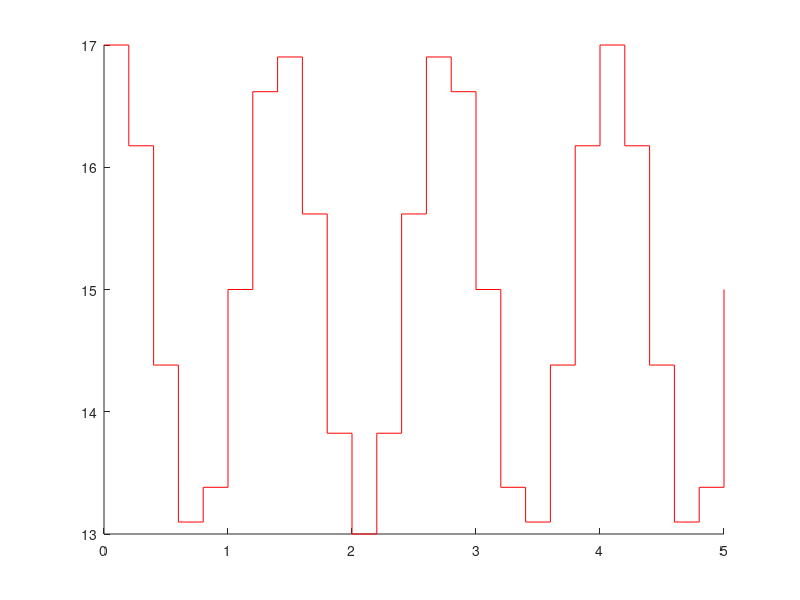

The MATLAB script that drew this image: (Note: this script raises an error after producing the figure.)
%% Howto create figures
% 2024-09-03
%
% HTW Dresden, faculty of electrical engineering
% measurement engineering
% Prof. Matthias Henker
% ---------------------------------------------------------------------
% This is a simple sample script within a series of howto-files.
%
% This sample script is dealing with the creation of simple diagrams (in
% Matlab called figures). Matlab is very powerful and can create many
% different graphics. This a a very short introduction only.
%
%   - for further reading use 'help figure' or 'doc figure' as starting
%     point in the Matlab help
%   - or search for 'graphics' in the Matlab help
%
% here is list of some important keywords (Matlab commands)
%   - figure, plot, hold, grid, xlabel, ylabel, title, legend
%
% just start this script (short cut 'F5') and get inspired

%% here we start

CleanMatlab = true; % true or false

% optionally clean Matlab
if CleanMatlab  % set to true/false to enable/disable cleaning
    clear;      % clear all variables from the workspace (see 'help clear')
    close all;  % close all figures
    clc;        % clear command window
end

% save figure(s) to file? 'SaveFigures' is used later on in the script
SaveFigures = true;  % true or false

% -------------------------------------------------------------------------
%% at the beginning we create a simple figure with a plot of two curves

% define plot ranges and functions to plot
x1 = (0 : 0.2 : 5);
y1 = 2* cos(1.5*pi*x1) + 15;

x2 = (0 : 1e-2 : 5);
y2 = 3* cos(2*pi*x2) + 9;

% create figure and plots: save graphics objects to variables
% ==> parameters of figure and plots can be easily modified later
myFig     = figure(1);
myPlot(1) = stairs(x1, y1, '-r', DisplayName = 'stairs curve');
hold on;
myPlot(2) = plot(x2, y2, '-.g',  DisplayName = 'continuous curve');
hold off;

% beautify figure: these commands you already know now
grid off;
xlim auto;
ylim([-1  21]);  % define a specific plot range for y-axis

% finally add axis labeling, title, and a legend to distinguish the curves
title('My more advanced plot.');
xlabel('x-axis (in unit)' );
ylabel('y-axis (in unit)');
legend(Location = 'northeast');

%% you can also modify the figure and its plots later

disp(['Note the appearance of the figure to notice the effect of ' ...
    'subsequent adjustments.']);
input('Press ''Enter'' to continue.');

% push figure to foreground again
figure(1);

%% the saved handles to the graphic objects allow modifications
%
% modifying size of text or ticks can be very helpful to create better
% readable plots (check size of text before you copy plots in your protocol)

% you can change properties of the plots (the two curves)
myPlot(1).LineWidth     = 3;           % thicker line
myPlot(1).Color         = [0.5 0.5 0]; % olive green instead of red
%
myPlot(2).Marker        = 'o';         % marks samples by small circles
myPlot(2).MarkerSize    = 8;           % enlarge marker (bigger circles)
%                                        mark only every twelfth sample
myPlot(2).MarkerIndices = myPlot(2).MarkerIndices(1:12:end);
myPlot(2).MarkerFaceColor = [0 0 1];   % marker filled with blue color
myPlot(2).MarkerEdgeColor = 'none';    % marker without edge color


% in a next step you can also change properties of the axes and text
myAxes = myFig.CurrentAxes; % get axes object of figure

% increase axis labeling for better readability
myAxes.FontSize        = 14;
myAxes.FontWeight      = 'bold';

% axes in dark blue instead of default black
myAxes.XColor          = [0.1 .1 .3];  % as RGB-triplet
myAxes.YColor          = [0.1 .1 .3];  % same color for both axes

% place ticks outside instead of inside (default is 'in')
myAxes.TickDir         = 'out';
myAxes.TickLength      = myAxes.TickLength *2; % double length of ticks

% enable grid lines for y-axis only
myAxes.YGrid           = 'on';
myAxes.GridLineStyle   = ':';                 % dotted line
myAxes.GridLineWidth   = 1;                   % slightly thicker
myAxes.GridAlpha       = 0.5;                 % slighty less transparent
myAxes.GridColor       = myAxes.GridColor *2; % slightly darker

% you can change text, size, style of labels and title
myAxes.XLabel.String   = 'my updated text of x-label';
myAxes.XLabel.FontSize = 12;   % reduce text size again
%
myAxes.Title.String    = 'my updated title';
myAxes.Title.FontAngle = 'italic';
myAxes.TitleFontSizeMultiplier = 1.5;  % enlarge title text by 50 %

disp('You can do much more. Read the documentation');
doc;  % open help center

%% changing properties of the surrounding figure is also possible

% push figure to foreground again
figure(1);

% change background color of the figure window (not of the actual plot area)
myFig.Color = [0.9 0.9 0.9]; % as RGB triplet (here a light gray)

% you can change the title of figure window (don't mess up with name of plot)
myFig.Name  = 'Name of the figure window.';

% you can enlarge the figure window and change its position on screen
myFig.Units    = 'Normalized';  % (0..1) for screen range
for counter = 1 : 5
    % 50% x 50% of screen size and moving on screen
    myFig.Position = [0.07*counter 0.07*counter 0.5 0.5];
    % wait a second then update position of figure
    pause(1);
end

disp('This is the end.');

return % end of file